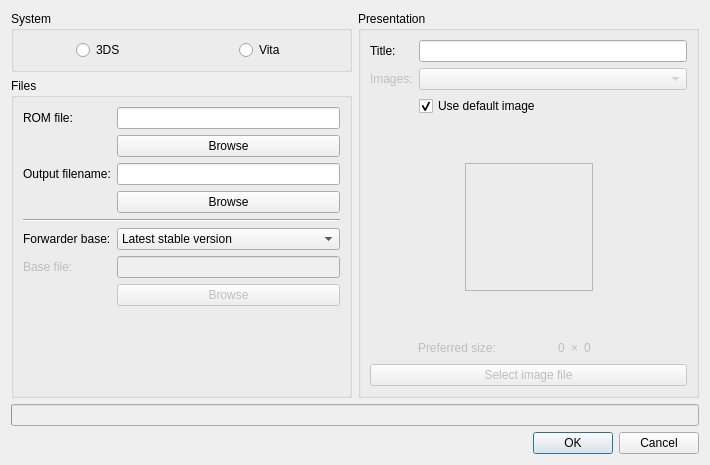
<?xml version="1.0" encoding="UTF-8"?>
<ui version="4.0">
 <class>QGBA::ForwarderView</class>
 <widget class="QDialog" name="QGBA::ForwarderView">
  <property name="geometry">
   <rect>
    <x>0</x>
    <y>0</y>
    <width>710</width>
    <height>465</height>
   </rect>
  </property>
  <property name="windowTitle">
   <string>Create forwarder</string>
  </property>
  <layout class="QGridLayout" name="gridLayout">
   <item row="1" column="0">
    <widget class="QGroupBox" name="groupBox_3">
     <property name="title">
      <string>Files</string>
     </property>
     <layout class="QFormLayout" name="formLayout_2">
      <item row="0" column="0">
       <widget class="QLabel" name="label_4">
        <property name="text">
         <string>ROM file:</string>
        </property>
       </widget>
      </item>
      <item row="0" column="1">
       <widget class="QLineEdit" name="romFilename"/>
      </item>
      <item row="1" column="1">
       <widget class="QPushButton" name="romBrowse">
        <property name="text">
         <string>Browse</string>
        </property>
       </widget>
      </item>
      <item row="2" column="0">
       <widget class="QLabel" name="label_5">
        <property name="text">
         <string>Output filename:</string>
        </property>
       </widget>
      </item>
      <item row="2" column="1">
       <widget class="QLineEdit" name="outputFilename"/>
      </item>
      <item row="3" column="1">
       <widget class="QPushButton" name="outputBrowse">
        <property name="text">
         <string>Browse</string>
        </property>
       </widget>
      </item>
      <item row="5" column="0">
       <widget class="QLabel" name="label_7">
        <property name="text">
         <string>Forwarder base:</string>
        </property>
       </widget>
      </item>
      <item row="5" column="1">
       <widget class="QComboBox" name="baseType">
        <property name="sizePolicy">
         <sizepolicy hsizetype="Expanding" vsizetype="Fixed">
          <horstretch>0</horstretch>
          <verstretch>0</verstretch>
         </sizepolicy>
        </property>
        <item>
         <property name="text">
          <string>Latest stable version</string>
         </property>
        </item>
        <item>
         <property name="text">
          <string>Latest development build</string>
         </property>
        </item>
        <item>
         <property name="text">
          <string>Specific file</string>
         </property>
        </item>
       </widget>
      </item>
      <item row="6" column="0">
       <widget class="QLabel" name="baseLabel">
        <property name="enabled">
         <bool>false</bool>
        </property>
        <property name="text">
         <string>Base file:</string>
        </property>
       </widget>
      </item>
      <item row="6" column="1">
       <widget class="QLineEdit" name="baseFilename">
        <property name="enabled">
         <bool>false</bool>
        </property>
       </widget>
      </item>
      <item row="7" column="1">
       <widget class="QPushButton" name="baseBrowse">
        <property name="enabled">
         <bool>false</bool>
        </property>
        <property name="text">
         <string>Browse</string>
        </property>
       </widget>
      </item>
      <item row="4" column="0" colspan="2">
       <widget class="Line" name="line">
        <property name="orientation">
         <enum>Qt::Horizontal</enum>
        </property>
       </widget>
      </item>
     </layout>
    </widget>
   </item>
   <item row="0" column="0">
    <widget class="QGroupBox" name="groupBox">
     <property name="sizePolicy">
      <sizepolicy hsizetype="Preferred" vsizetype="Fixed">
       <horstretch>0</horstretch>
       <verstretch>0</verstretch>
      </sizepolicy>
     </property>
     <property name="title">
      <string>System</string>
     </property>
     <layout class="QHBoxLayout" name="horizontalLayout_2">
      <item alignment="Qt::AlignHCenter">
       <widget class="QRadioButton" name="system3DS">
        <property name="text">
         <string>3DS</string>
        </property>
        <attribute name="buttonGroup">
         <string notr="true">system</string>
        </attribute>
       </widget>
      </item>
      <item alignment="Qt::AlignHCenter">
       <widget class="QRadioButton" name="systemVita">
        <property name="text">
         <string>Vita</string>
        </property>
        <attribute name="buttonGroup">
         <string notr="true">system</string>
        </attribute>
       </widget>
      </item>
     </layout>
    </widget>
   </item>
   <item row="3" column="0" colspan="2">
    <widget class="QDialogButtonBox" name="buttonBox">
     <property name="orientation">
      <enum>Qt::Horizontal</enum>
     </property>
     <property name="standardButtons">
      <set>QDialogButtonBox::Cancel|QDialogButtonBox::Ok</set>
     </property>
    </widget>
   </item>
   <item row="0" column="1" rowspan="2">
    <widget class="QGroupBox" name="groupBox_2">
     <property name="title">
      <string>Presentation</string>
     </property>
     <layout class="QVBoxLayout" name="verticalLayout">
      <item>
       <layout class="QFormLayout" name="formLayout_3">
        <item row="0" column="0">
         <widget class="QLabel" name="label">
          <property name="text">
           <string>Title:</string>
          </property>
         </widget>
        </item>
        <item row="0" column="1">
         <widget class="QLineEdit" name="title"/>
        </item>
        <item row="1" column="0">
         <widget class="QLabel" name="imagesLabel">
          <property name="enabled">
           <bool>false</bool>
          </property>
          <property name="text">
           <string>Images:</string>
          </property>
         </widget>
        </item>
        <item row="1" column="1">
         <widget class="QComboBox" name="imageSelect">
          <property name="enabled">
           <bool>false</bool>
          </property>
          <property name="sizePolicy">
           <sizepolicy hsizetype="Expanding" vsizetype="Fixed">
            <horstretch>0</horstretch>
            <verstretch>0</verstretch>
           </sizepolicy>
          </property>
         </widget>
        </item>
        <item row="2" column="1">
         <widget class="QCheckBox" name="useDefaultImage">
          <property name="text">
           <string>Use default image</string>
          </property>
          <property name="checked">
           <bool>true</bool>
          </property>
         </widget>
        </item>
       </layout>
      </item>
      <item>
       <layout class="QGridLayout" name="gridLayout_2" rowstretch="0,1,0" columnstretch="0,1,0">
        <item row="0" column="1">
         <spacer name="verticalSpacer">
          <property name="orientation">
           <enum>Qt::Vertical</enum>
          </property>
          <property name="sizeHint" stdset="0">
           <size>
            <width>20</width>
            <height>0</height>
           </size>
          </property>
         </spacer>
        </item>
        <item row="2" column="1">
         <spacer name="verticalSpacer_2">
          <property name="orientation">
           <enum>Qt::Vertical</enum>
          </property>
          <property name="sizeHint" stdset="0">
           <size>
            <width>20</width>
            <height>0</height>
           </size>
          </property>
         </spacer>
        </item>
        <item row="1" column="1">
         <widget class="QLabel" name="imagePreview">
          <property name="enabled">
           <bool>false</bool>
          </property>
          <property name="sizePolicy">
           <sizepolicy hsizetype="MinimumExpanding" vsizetype="MinimumExpanding">
            <horstretch>0</horstretch>
            <verstretch>0</verstretch>
           </sizepolicy>
          </property>
          <property name="minimumSize">
           <size>
            <width>32</width>
            <height>32</height>
           </size>
          </property>
          <property name="maximumSize">
           <size>
            <width>128</width>
            <height>128</height>
           </size>
          </property>
          <property name="frameShape">
           <enum>QFrame::StyledPanel</enum>
          </property>
          <property name="frameShadow">
           <enum>QFrame::Sunken</enum>
          </property>
          <property name="text">
           <string notr="true"/>
          </property>
          <property name="scaledContents">
           <bool>true</bool>
          </property>
          <property name="alignment">
           <set>Qt::AlignCenter</set>
          </property>
         </widget>
        </item>
        <item row="1" column="2">
         <spacer name="horizontalSpacer_5">
          <property name="orientation">
           <enum>Qt::Horizontal</enum>
          </property>
          <property name="sizeHint" stdset="0">
           <size>
            <width>0</width>
            <height>20</height>
           </size>
          </property>
         </spacer>
        </item>
        <item row="1" column="0">
         <spacer name="horizontalSpacer_4">
          <property name="orientation">
           <enum>Qt::Horizontal</enum>
          </property>
          <property name="sizeHint" stdset="0">
           <size>
            <width>0</width>
            <height>20</height>
           </size>
          </property>
         </spacer>
        </item>
       </layout>
      </item>
      <item>
       <layout class="QHBoxLayout" name="horizontalLayout" stretch="2,1,0,1,0">
        <item alignment="Qt::AlignRight">
         <widget class="QLabel" name="preferredLabel">
          <property name="enabled">
           <bool>false</bool>
          </property>
          <property name="text">
           <string>Preferred size:</string>
          </property>
         </widget>
        </item>
        <item alignment="Qt::AlignRight">
         <widget class="QLabel" name="preferredWidth">
          <property name="enabled">
           <bool>false</bool>
          </property>
          <property name="text">
           <string notr="true">0</string>
          </property>
         </widget>
        </item>
        <item alignment="Qt::AlignHCenter">
         <widget class="QLabel" name="preferredX">
          <property name="enabled">
           <bool>false</bool>
          </property>
          <property name="sizePolicy">
           <sizepolicy hsizetype="Fixed" vsizetype="Preferred">
            <horstretch>0</horstretch>
            <verstretch>0</verstretch>
           </sizepolicy>
          </property>
          <property name="text">
           <string notr="true">×</string>
          </property>
         </widget>
        </item>
        <item>
         <widget class="QLabel" name="preferredHeight">
          <property name="enabled">
           <bool>false</bool>
          </property>
          <property name="text">
           <string notr="true">0</string>
          </property>
         </widget>
        </item>
        <item>
         <spacer name="horizontalSpacer">
          <property name="orientation">
           <enum>Qt::Horizontal</enum>
          </property>
          <property name="sizeHint" stdset="0">
           <size>
            <width>40</width>
            <height>20</height>
           </size>
          </property>
         </spacer>
        </item>
       </layout>
      </item>
      <item>
       <widget class="QPushButton" name="imageBrowse">
        <property name="enabled">
         <bool>false</bool>
        </property>
        <property name="sizePolicy">
         <sizepolicy hsizetype="Expanding" vsizetype="Fixed">
          <horstretch>0</horstretch>
          <verstretch>0</verstretch>
         </sizepolicy>
        </property>
        <property name="text">
         <string>Select image file</string>
        </property>
       </widget>
      </item>
     </layout>
    </widget>
   </item>
   <item row="2" column="0" colspan="2">
    <widget class="QProgressBar" name="progressBar">
     <property name="enabled">
      <bool>false</bool>
     </property>
     <property name="maximum">
      <number>1000</number>
     </property>
     <property name="textVisible">
      <bool>false</bool>
     </property>
    </widget>
   </item>
  </layout>
 </widget>
 <resources/>
 <connections>
  <connection>
   <sender>buttonBox</sender>
   <signal>rejected()</signal>
   <receiver>QGBA::ForwarderView</receiver>
   <slot>deleteLater()</slot>
   <hints>
    <hint type="sourcelabel">
     <x>354</x>
     <y>439</y>
    </hint>
    <hint type="destinationlabel">
     <x>354</x>
     <y>232</y>
    </hint>
   </hints>
  </connection>
 </connections>
 <buttongroups>
  <buttongroup name="system"/>
 </buttongroups>
</ui>
